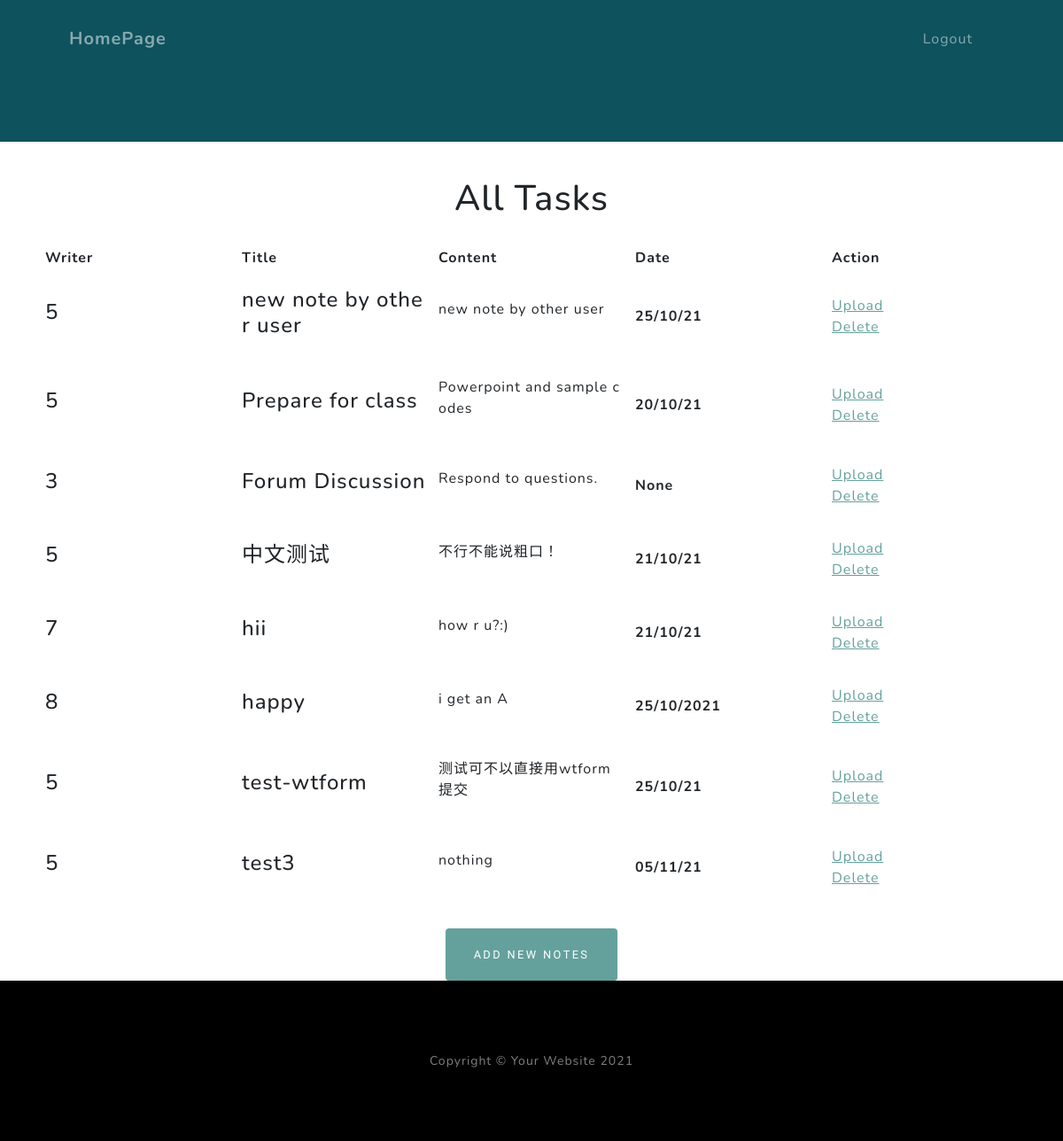
The page /my-notes (signed in) on the database its author committed.
### app.py (models this page shows)
class Note(db.Model):#笔记类
    id = db.Column(db.Integer, primary_key=True)
    title = db.Column(db.String(25))
    note_body = db.Column(db.Text)
    note_writer = db.Column(db.Integer, db.ForeignKey('user.id'), nullable=False)
    exp_date = db.Column(db.String)

### app.py (the view)
@app.route('/my-notes', methods=['GET','POST'])
@login_required
def view_notes():
    user = User.query.filter_by(id = current_user.get_id()).first()
    if user.admin:#判断用户是否为admin
        notes = Note.query.all()
        return render_template('my_notes.html', notes=notes, title='All Tasks',admin = user.admin)
    else:
        notes = Note.query.filter_by(writer=current_user).all()#这里的writer是flaskform的属性
        return render_template('my_notes.html', notes=notes, title='My Tasks')

### app.py (called while the page is built)
@login_manager.user_loader#加载用户时需要做的事情
def load_user(user_id):
    return User.query.get(int(user_id))#从数据库中得到用户数据返回一个用户实例

### templates/my_notes.html (shortened to what this page needs)
{% extends "base.html" %}
{% block nav %}
  <nav class="navbar navbar-expand-lg navbar-light fixed-top" id="mainNav">
    <div class="container px-4 px-lg-5">
        <a class="navbar-brand" href="{{url_for('index')}}">HomePage</a>
        <div class="collapse navbar-collapse" id="navbarResponsive">
            <ul class="navbar-nav ms-auto">
                <li class="nav-item"><a class="nav-link" href="{{url_for('logout')}}">Logout</a></li>
            </ul>
        </div>
    </div>
  </nav>
{% endblock %}
{% block content %}
    <h1>{{title}}</h1>
    <center>
        {% if notes|length < 1 %}
            <h4 id="reminder">尚未创建表格，请点击下方按钮创建</h4>
        {% else %}
            <table>
                <tr>
                    {% if admin:%}
                        <th>Writer</th>
                    {% endif %}
                    <th>Title</th>
                    <th>Content</th>
                    <th>Date</th>
                    <th>Action</th>
                </tr>
                {% for note in notes %}
                    <tr>
                        {% if admin:%}
                        <td><h4>{{note.note_writer}}</h4></td>
                        {% endif %}
                        <td><h4>{{note.title}}</h4></td>
                        <td><p>{{note.note_body}}</p></td>
                        <td><b>{{note.exp_date}}</b></td>
                        <td id="last_td">
                            <a href="{{url_for('upload_note', note_id=note.id)}}">Upload</a>
                            <br>
                            <a href="{{url_for('delete_note', note_id=note.id)}}">Delete</a>
                        </td>
                    </tr>
                {% endfor %}
            </table>
        {% endif %}
        <div class="text-center">
            <a class="btn btn-primary" id="add_note" href="{{url_for('new_note')}}">Add New Notes</a>
        </div>
    </center>
{% endblock %}

### templates/my_notes.html (style rules this page uses)
h1 { margin-top: 40px; text-align: center; }
table { width:70rem; table-layout:fixed; word-break:break-all; word-wrap:break-word; border-collapse:collapse; margin:20px; border-collapse: separate; border-spacing: 10px; }
td { padding-top: 10px; padding-bottom: 15px; }

### rows shown on the page
Note: note_writer "5", title "new note by other user", note_body "new note by other user", exp_date "25/10/21"
Note: note_writer "5", title "Prepare for class", note_body "Powerpoint and sample codes", exp_date "20/10/21"
Note: note_writer "3", title "Forum Discussion", note_body "Respond to questions.", exp_date "None"
Note: note_writer "5", title "中文测试", note_body "不行不能说粗口！", exp_date "21/10/21"
Note: note_writer "7", title "hii", note_body "how r u?:)", exp_date "21/10/21"
Note: note_writer "8", title "happy", note_body "i get an A", exp_date "25/10/2021"
Note: note_writer "5", title "test-wtform", note_body "测试可不以直接用wtform提交", exp_date "25/10/21"
Note: note_writer "5", title "test3", note_body "nothing", exp_date "05/11/21"

### other values the page prints
{{ title }} "All Tasks"
